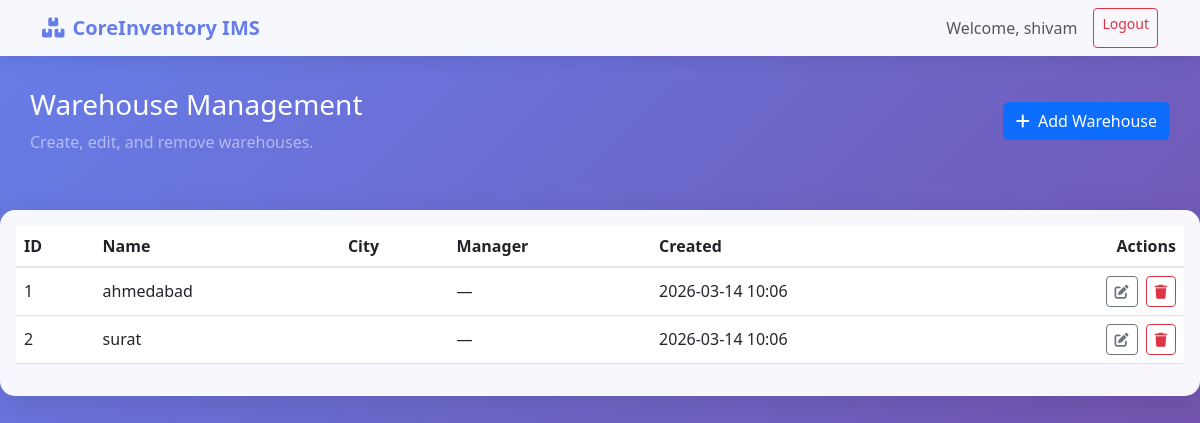
The page /warehouses/ (signed in) on the database its author committed.
### accounts/models.py (models this page shows, shortened)
class User(AbstractBaseUser):
    username = models.CharField(max_length=150, unique=True)
    email = models.EmailField(unique=True)
    password = models.CharField(max_length=128)
    is_active = models.BooleanField(default=True)
    is_staff = models.BooleanField(default=False)
    role = models.IntegerField(choices=[(1, "Head Manager"), (2, "Warehouse Manager")], default=2)
    warehouse = models.ForeignKey('warehouses.Warehouse', on_delete=models.CASCADE)
    created_at = models.DateTimeField(auto_now_add=True)
    objects = UserManager()
    USERNAME_FIELD = 'username'
    REQUIRED_FIELDS = ['email']

### warehouses/models.py (models this page shows, shortened)
class Warehouse(models.Model):
    id = models.IntegerField(primary_key=True)
    name = models.CharField(max_length=100)
    city = models.CharField(max_length=100, blank=True, default='')
    created_at = models.DateTimeField(default=timezone.now)
    manager = models.ForeignKey('accounts.User', on_delete=models.SET_NULL, null=True, blank=True, related_name='managed_warehouses')

### warehouses/views.py (the view)
# urls.py: path('', views.warehouse_list, name='list'),
@login_required
def warehouse_list(request):
    warehouses = Warehouse.objects.all().order_by('id')
    return render(request, 'warehouses/warehouse_list.html', {'warehouses': warehouses})

### warehouses/templates/warehouses/warehouse_list.html (shortened to what this page needs)
<!DOCTYPE html>
<html lang="en">
<head>
    <link href="https://cdn.jsdelivr.net/npm/bootstrap@5.3.0/dist/css/bootstrap.min.css" rel="stylesheet">
    <link href="https://cdnjs.cloudflare.com/ajax/libs/font-awesome/6.0.0/css/all.min.css" rel="stylesheet">
</head>
<body>
    <nav class="navbar navbar-expand-lg navbar-light">
        <div class="container">
            <a class="navbar-brand" href="/accounts/admin_panel/">
                <i class="fas fa-boxes me-2"></i>CoreInventory IMS
            </a>
            <div class="navbar-nav ms-auto">
                <span class="navbar-text me-3">
                    Welcome, {{ request.user.username }}
                </span>
                <a class="btn btn-outline-danger btn-sm" href="{% url 'logout' %}">Logout</a>
            </div>
        </div>
    </nav>
    <div class="container content">
        <div class="d-flex align-items-center justify-content-between mb-4">
            <div>
                <h1 class="h3 text-white">Warehouse Management</h1>
                <p class="text-white-50 mb-0">Create, edit, and remove warehouses.</p>
            </div>
            <a href="{% url 'warehouses:create' %}" class="btn btn-primary">
                <i class="fas fa-plus me-1"></i> Add Warehouse
            </a>
        </div>
        </div>
        <div class="card p-3">
            <div class="table-responsive">
                <table class="table table-hover align-middle">
                    <thead>
                        <tr>
                            <th scope="col">ID</th>
                            <th scope="col">Name</th>
                            <th scope="col">City</th>
                            <th scope="col">Manager</th>
                            <th scope="col">Created</th>
                            <th scope="col" class="text-end">Actions</th>
                        </tr>
                    </thead>
                    <tbody>
                        {% for warehouse in warehouses %}
                        <tr>
                            <td>{{ warehouse.id }}</td>
                            <td>{{ warehouse.name }}</td>
                            <td>{{ warehouse.city }}</td>
                            <td>
                                {% if warehouse.manager %}
                                    {{ warehouse.manager.username }}
                                {% else %}
                                    —
                                {% endif %}
                            </td>
                            <td>{{ warehouse.created_at|date:'Y-m-d H:i' }}</td>
                            <td class="text-end">
                                <a href="{% url 'warehouses:update' warehouse.id %}" class="btn btn-sm btn-outline-secondary me-1">
                                    <i class="fas fa-edit"></i>
                                </a>
                                <a href="{% url 'warehouses:delete' warehouse.id %}" class="btn btn-sm btn-outline-danger">
                                    <i class="fas fa-trash"></i>
                                </a>
                            </td>
                        </tr>
                        {% empty %}
                        <tr>
                            <td colspan="6" class="text-center text-muted py-4">
                                No warehouses found. Click "Add Warehouse" to create one.
                            </td>
                        </tr>
                        {% endfor %}
                    </tbody>
                </table>
            </div>
        </div>
</body>
</html>

### warehouses/templates/warehouses/warehouse_list.html (style rules this page uses)
body { background: linear-gradient(135deg, #667eea 0%, #764ba2 100%); min-height: 100vh; font-family: 'Segoe UI', Tahoma, Geneva, Verdana, sans-serif; }
.navbar { background: rgba(255, 255, 255, 0.95); backdrop-filter: blur(10px); box-shadow: 0 2px 20px rgba(0,0,0,0.1); }
.navbar-brand { font-weight: bold; color: #667eea !important; }
.content { padding: 2rem 0; }
.card { background: rgba(255, 255, 255, 0.95); border: none; border-radius: 15px; box-shadow: 0 8px 32px rgba(0,0,0,0.1); }
.table thead th { border-bottom: 2px solid rgba(0, 0, 0, 0.1); }

### rows shown on the page
User: user.username "shivam"
Warehouse: id "1", name "ahmedabad", created_at "2026-03-14 10:06"
Warehouse: id "2", name "surat", created_at "2026-03-14 10:06"
